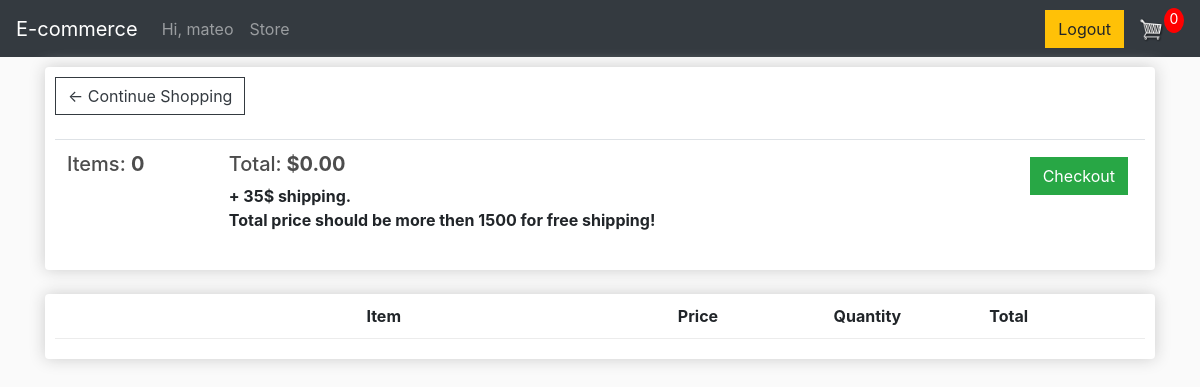
Before: /cart (signed in) with the older database file.
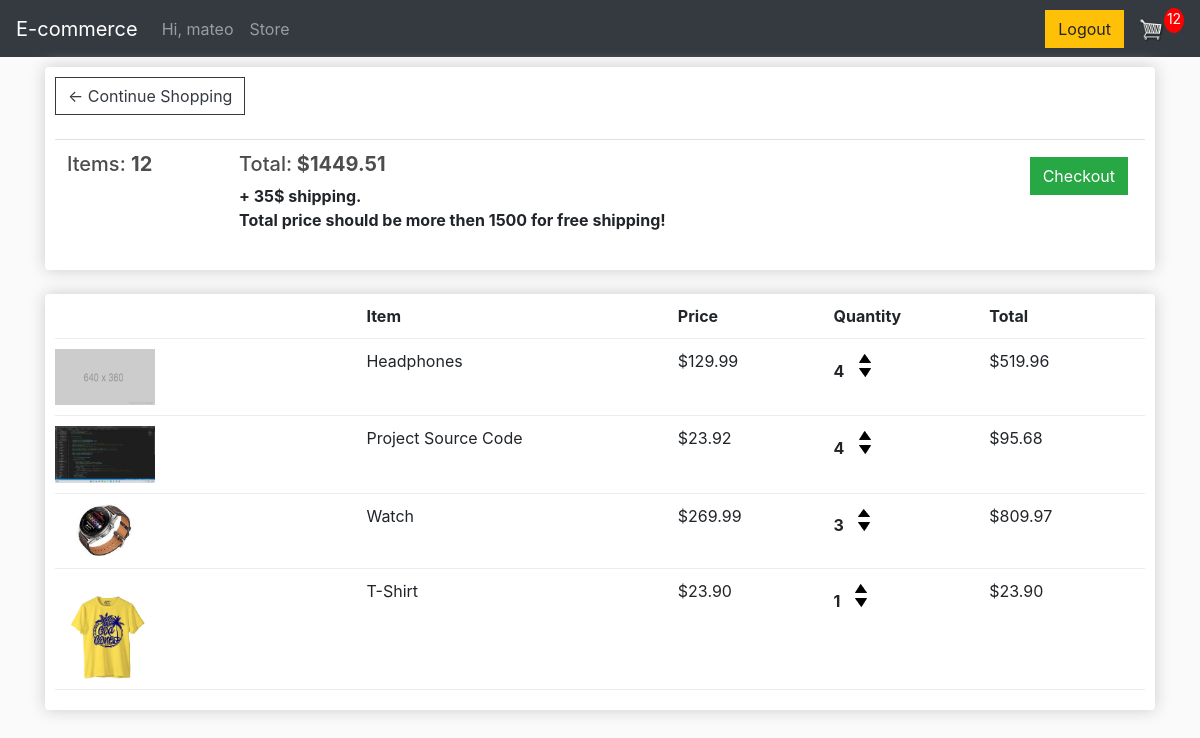
After: the same page with the newer database file.
### store/models.py (models this page shows, shortened)
class OrderItem(models.Model):
    product = models.ForeignKey(Product,on_delete = models.CASCADE, blank = True)
    order = models.ForeignKey(Order,on_delete = models.CASCADE, blank = True)
    quantity = models.IntegerField(default = 0,null = True, blank = True)
    date_added = models.DateTimeField(auto_now_add = True)
    @property
    def total_price(self):
        return self.product.price * self.quantity

class Product (models.Model):
    name = models.CharField(max_length = 100,blank = False)
    price = models.FloatField(blank = False)
    digital = models.BooleanField(default = False)
    image = models.ImageField(upload_to = "images/",blank = True)

### store/views.py (the view, shortened to what this page needs)
# urls.py: path("cart",cart, name = "cart"),
def cart (request):
    shipping = False
    full_total_price = 0
    if request.user.is_authenticated:
       customer = request.user.customer
       order,creatd = Order.objects.get_or_create(customer = customer,complete = False)
       items = order.orderitem_set.all()
       cartItem = order.get_total_items
       total_price_per_item = [item.product.price*item.quantity for item in items]
       for x in total_price_per_item:
           full_total_price += x
    context = {"items":items,"full_total_price":full_total_price,"cartItems":cartItem,"shipping":shipping}
    return render (request,"store/cart.html",context)

### store/models.py (called while the page is built)
    @property
    def get_total_items(self):
        orderitems = self.orderitem_set.all()
        total = sum([item.quantity for item in orderitems])
        return total

### store/templates/store/cart.html
{% extends 'store/main.html' %}
{% load static %}
{% block content %}
	<div class="row">
		<div class="col-lg-12">
			<div class="box-element">
				<a  class="btn btn-outline-dark" href="{% url 'store' %}">&#x2190; Continue Shopping</a>
				<br>
				<br>
				<table class="table">
					<tr>
						<th><h5>Items: <strong>{{cartItems}}</strong></h5></th>
						<th><h5>Total:<strong> ${{full_total_price|floatformat:2}}</strong></h5>
						{% if not full_total_price > 1500 %}
						+ 35$ shipping. <br>
						Total price should be more then 1500 for free shipping!
				        	</th>
						{% else %}
						<p>You are entitled to free shipping!</p>
						 {% endif %}
						<th>
							<a  style="float:right; margin:5px;" class="btn btn-success" href="{% url 'checkout' %}">Checkout</a>
						</th>
					</tr>
				</table>
			</div>
			<br>
			<div class="box-element">
				<div class="cart-row">
					<div style="flex:2"></div>
					<div style="flex:2"><strong>Item</strong></div>
					<div style="flex:1"><strong>Price</strong></div>
					<div style="flex:1"><strong>Quantity</strong></div>
					<div style="flex:1"><strong>Total</strong></div>
				</div>
                {% for item in items %}
				<div class="cart-row">
                    {% if item.product.image %}
                    <div style="flex:2"><img class="row-image"  src="{{item.product.image.url}}"></div>
                    {% else %}
                    <div style="flex:2"><img class="row-image" src="{% static 'img/placeholder.png' %}"></div>
					{% endif %}
                    <div style="flex:2"><p>{{item.product.name}}</p></div>
					<div style="flex:1"><p>${{item.product.price|floatformat:2}}</p></div>
					<div style="flex:1">
						<p class="quantity">{{item.quantity}}</p>
						<div class="quantity">
							<img class="chg-quantity update-cart" data-product = {{item.product.id}} data-action = "add" src="{% static  'img/arrow_up.png' %}">
							<img class="chg-quantity update-cart" data-product = {{item.product.id}} data-action = "remove" src="{% static  'img/arrow_down.png' %}">
						</div>
					</div>
					<div style="flex:1"><p>${{item.total_price|floatformat:2}}</p></div>
				</div>
                {% endfor %}
			</div>
		</div>
	</div>
{% endblock content %}

### store/templates/store/main.html (shortened to what this page needs)
<!DOCTYPE html>
{% load static %}
<html lang="en">
  <head>
    <link rel="stylesheet" href="https://cdn.jsdelivr.net/npm/bootstrap@4.0.0/dist/css/bootstrap.min.css">
    <link rel = "stylesheet" href = "{% static 'css/main.css' %}">
  </head>
  <body>
    <nav class="navbar navbar-expand-lg navbar-dark bg-dark">
        <center><a class="navbar-brand" href="{% url 'store' %}">E-commerce</a></center>
        <div class="collapse navbar-collapse" id="navbarSupportedContent">
          <ul class="navbar-nav mr-auto">
            {% if user.is_authenticated %}
            <li class="nav-item">
              <a class="nav-link" href="">Hi, {{request.user}}</a>
            </li>
            {% endif %}
            <li class="nav-item">
              <a class="nav-link" href="{% url 'store' %}">Store</a>
            </li>
          </ul>
          <div class="form-inline my-2 my-lg-0">
            <div class = "row">
            {% if user.is_authenticated %}
            <div class = "col-12">
              <a href = "{% url 'logout' %}" class ="btn btn-warning">Logout</a>
            </div>
            {% endif %}
            </div>
           <a href = "{% url 'cart' %}">
              <img id = "cart-icon" src = "{% static 'img/cart.jpg' %}">
           </a>
           <p id = "cart-total">{{cartItems}}</p>
        </div>
        </div>
      </nav>
    <div class = "container">
      {% block content%}
      {% endblock %}
    </div>
  </body>
</html>

### static/css/main.css (style rules this page uses)
body { background-color: hsl(0, 0%, 98%); }
h1,h2,h3,h4,h5,h6 { color:hsl(0, 0%, 30%); }
.box-element { box-shadow:hsl(0, 0%, 80%) 0 0 16px; background-color: #fff; border-radius: 4px; padding: 10px; }
#cart-icon { width:25px; display: inline-block; margin-left: 15px; }
#cart-total { display: block; text-align: center; color:#fff; background-color: red; width: 20px; height: 25px; border-radius: 50%; font-size: 14px; }
.col-lg-4, .col-lg-6, .col-lg-8, .col-lg-12 { margin-top: 10px; }
.btn { border-radius: 0; }
.row-image { width: 100px; }
.cart-row { display: flex; align-items: flex-stretch; padding-bottom: 10px; margin-bottom: 10px; border-bottom: 1px solid #ececec; }
.quantity { display: inline-block; font-weight: 700; padding-right:10px; }
.chg-quantity { width: 12px; cursor: pointer; display: block; margin-top: 5px; transition:.1s; }

Changed rows visible on the page:
added OrderItem: product.name "Headphones", product.price "129.99", quantity "4", total_price "519.96"
added OrderItem: product.image (picture), product.name "Project Source Code", product.price "23.92", quantity "4", total_price "95.68"
added OrderItem: product.image (picture), product.name "Watch", product.price "269.99", quantity "3", total_price "809.97"
added OrderItem: product.image (picture), product.name "T-Shirt", product.price "23.90", quantity "1", total_price "23.90"
Other visible differences:
{{ cartItems }}: "0" → "12"
{{ full_total_price|floatformat:2 }}: "0.00" → "1449.51"
